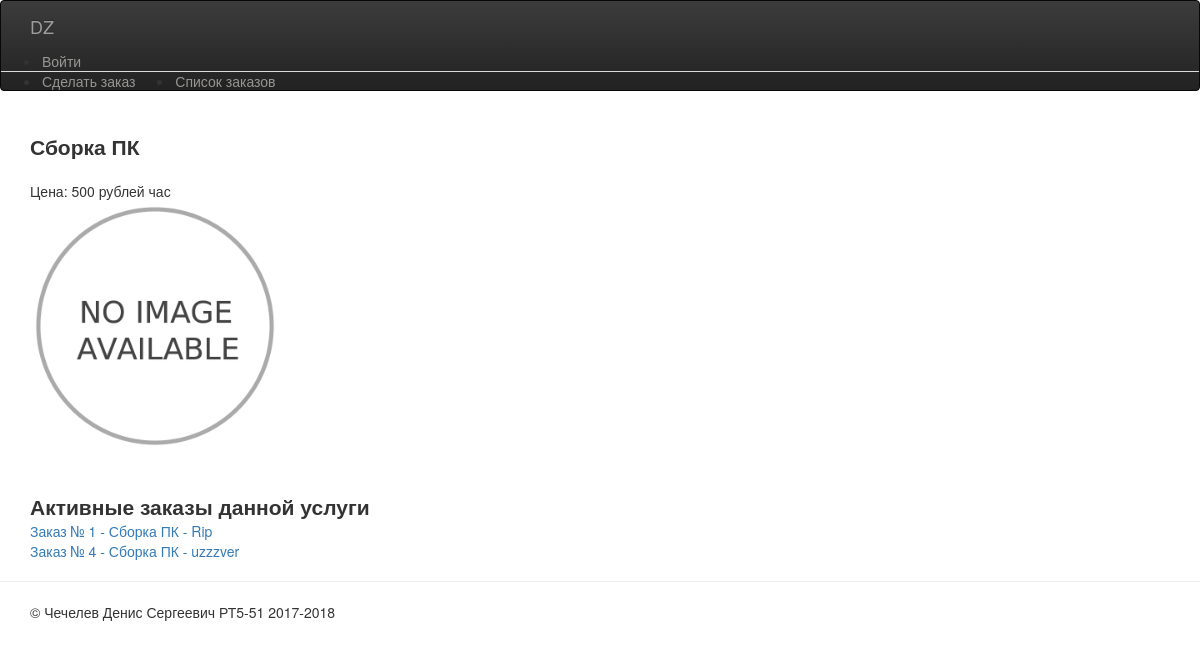
Page /service/82 on the earlier database version.
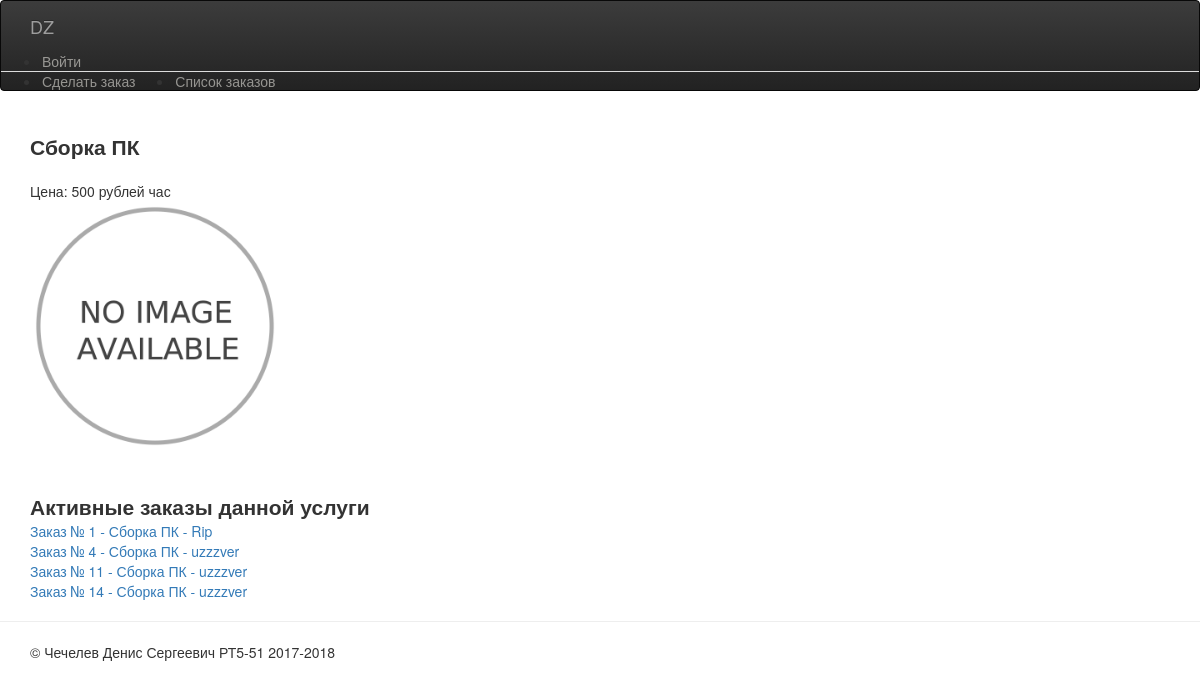
Same page on the later database version.
### loginsys/models.py (models this page shows)
class UserService(models.Model):
    id = models.AutoField(primary_key=True)
    user = models.ForeignKey(User, on_delete=models.CASCADE)
    service = models.ForeignKey(Service, on_delete=models.CASCADE)
    description = models.CharField(max_length=255, default="no desc")
    desc_picture = models.ImageField(default='order/images/333.png', upload_to='order/images')

class Service(models.Model):
    id = models.AutoField(primary_key=True)
    title = models.TextField(max_length=30)
    users = models.ManyToManyField(User, through='UserService')
    price = models.IntegerField(default=500)
    picture = models.ImageField(default='order/images/333.png', upload_to='order/images')
    def __str__(self):
        return self.title

### Lab5_App/views.py (the view)
# urls.py: url(r'^service/(?P<id>\d+)', service_info, name='service_url'),
def service_info(request, id):
    service = Service.objects.filter(id=id)
    service = service.first()
    orders = UserService.objects.filter(service=id)
    return render(request, 'service.html', locals())

### templates/service.html (shortened to what this page needs)
{% extends 'base.html' %}
                {% block body %}
                    <form action="" method="post">
                                 <div style="font-weight: 600; font-size: 150%" >{{ service.title }}</div>
                                 <br>
                                     Цена: {{ service.price }} рублей час<br>
                                    {% if service.picture %}
                                    <img class="img-service" src="{{ service.picture.url }}" width="250" height="250">
                                    {% endif %}<br><br><br>
                                 <div style="font-weight: 600; font-size: 150%" >Активные заказы данной услуги</div>
                                {% for order in orders %}
                                    <a href="/allorders/{{ order.id }}" class="course-element">
                                        <span class="service-title">Заказ № {{ order.id }} - {{ order.service }} - {{ order.user }}</span><br>
                                    </a>
                                {% endfor %}
                          </form>
                {% endblock %}

Differences in the rows shown:
added UserService: id "11", service "Сборка ПК", user "uzzzver"
added UserService: id "14", service "Сборка ПК", user "uzzzver"
